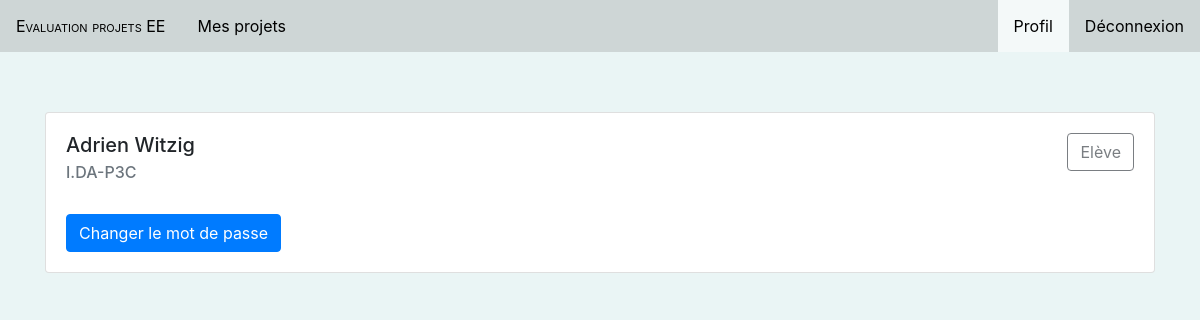
Page /index.php?page=profil (signed in) on the committed database.
### tables this page shows
CREATE TABLE `utilisateurs` (
  `idUtilisateur` int(11) NOT NULL,
  `nom` varchar(50) NOT NULL,
  `prenom` varchar(50) NOT NULL,
  `email` varchar(50) NOT NULL,
  `motDePasse` varchar(500) NOT NULL,
  `statut` enum('1','2','3') NOT NULL
);

CREATE TABLE `eleves` (
  `idEleve` int(11) NOT NULL,
  `classe` varchar(20) NOT NULL,
  `annee` varchar(20) NOT NULL,
  `idUtilisateur` int(11) NOT NULL
);

### model/getUtilisateurById.php (called while the page is built)
<?php
function getUtilisateurById($idUtilisateur){
  $db = connectDB();
  $query = $db->prepare("SELECT * FROM utilisateurs WHERE idUtilisateur = ?");
  $query->bindParam(1, $idUtilisateur);
  if ($query->execute()) {
    $tab = $query->fetch(PDO::FETCH_ASSOC);
    return $tab;
  }
  else {
    header('Location: ');
    }
}
?>

### model/getEleveByUtilisateur.php (called while the page is built)
<?php
function getEleveByUtilisateur($idUtilisateur) {
  $db = connectDB();
  $query = $db->prepare("SELECT idEleve FROM eleves WHERE idUtilisateur = ?");
  $query->bindParam(1, $idUtilisateur);
  if ($query->execute()) {
    $tab = $query->fetchAll(PDO::FETCH_ASSOC);
    return $tab;
  }
  else {
  }
}
?>

### model/getInfoEleve.php (called while the page is built)
<?php
function getInfoEleve($idEleve){
  $db = connectDB();
  $query = $db->prepare("SELECT * FROM utilisateurs INNER JOIN eleves ON utilisateurs.idUtilisateur = eleves.idUtilisateur WHERE idEleve = ?");
  $query->bindParam(1, $idEleve);
  if ($query->execute()) {
    $tab = $query->fetch(PDO::FETCH_ASSOC);
    return $tab;
  }
  else {
    header('Location: ');
    }
}
?>

### views/profil.php (the view, shortened to what this page needs)
<?php
include 'model/getUtilisateurById.php';
include 'model/getInfoEleve.php';
include 'model/getEleveByUtilisateur.php';
if ($_SESSION["statut"] == 3) {
  $eleve = getInfoEleve(getEleveByUtilisateur($_SESSION["id"])[0]["idEleve"]);
}
$utilisateur = getUtilisateurById($_SESSION["id"]);
?>
    <div class="marge">
    </div>
    <div class="container">
      <div class="card-deck">
        <div class="card" style="width: 18rem;">
          <div class="card-body">
            <?php
              switch ($_SESSION["statut"]) {
                case 3:
                  echo '<button type="button" style="float: right;" class="btn btn-outline-dark" disabled>Elève</button>';
                  break;
              }
            ?>
            <h5 class="card-title"><?php echo $utilisateur["prenom"]." ".$utilisateur["nom"]; ?></h5>
            <?php
              if ($_SESSION["statut"] == 3) {
                echo '<h6 class="card-subtitle mb-2 text-muted">'.$eleve["classe"].'</h6>';
              }
            ?>
            <br>
            <button type="button" class="btn btn-primary" data-toggle="modal" data-target="#modalChangeMotDePasse">Changer le mot de passe</button>
          </div>
        </div>
      </div>
    </div>
  </body>
</html>

### css/style.css (style rules this page uses)
html, body { background-color: #EAF5F5 !important; }
.marge { height: 60px; }

### rows in the picture
utilisateurs: prenom "Adrien", nom "Witzig"
eleves: idEleve+classe "I.DA-P3C"
